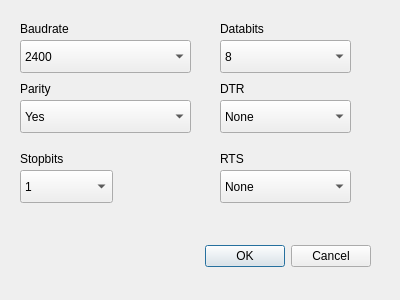
<?xml version="1.0" encoding="UTF-8"?>
<ui version="4.0">
 <class>trx_cfg</class>
 <widget class="QDialog" name="trx_cfg">
  <property name="geometry">
   <rect>
    <x>0</x>
    <y>0</y>
    <width>400</width>
    <height>300</height>
   </rect>
  </property>
  <property name="windowTitle">
   <string>Dialog</string>
  </property>
  <widget class="QDialogButtonBox" name="buttonBox">
   <property name="geometry">
    <rect>
     <x>30</x>
     <y>240</y>
     <width>341</width>
     <height>32</height>
    </rect>
   </property>
   <property name="orientation">
    <enum>Qt::Horizontal</enum>
   </property>
   <property name="standardButtons">
    <set>QDialogButtonBox::Cancel|QDialogButtonBox::Ok</set>
   </property>
  </widget>
  <widget class="QLabel" name="label">
   <property name="geometry">
    <rect>
     <x>20</x>
     <y>20</y>
     <width>61</width>
     <height>17</height>
    </rect>
   </property>
   <property name="text">
    <string>Baudrate</string>
   </property>
  </widget>
  <widget class="QLabel" name="label_2">
   <property name="geometry">
    <rect>
     <x>20</x>
     <y>80</y>
     <width>54</width>
     <height>17</height>
    </rect>
   </property>
   <property name="text">
    <string>Parity</string>
   </property>
  </widget>
  <widget class="QLabel" name="label_3">
   <property name="geometry">
    <rect>
     <x>20</x>
     <y>150</y>
     <width>54</width>
     <height>17</height>
    </rect>
   </property>
   <property name="text">
    <string>Stopbits</string>
   </property>
  </widget>
  <widget class="QLabel" name="label_4">
   <property name="geometry">
    <rect>
     <x>220</x>
     <y>20</y>
     <width>54</width>
     <height>17</height>
    </rect>
   </property>
   <property name="text">
    <string>Databits</string>
   </property>
  </widget>
  <widget class="QLabel" name="label_5">
   <property name="geometry">
    <rect>
     <x>220</x>
     <y>80</y>
     <width>54</width>
     <height>17</height>
    </rect>
   </property>
   <property name="text">
    <string>DTR</string>
   </property>
  </widget>
  <widget class="QLabel" name="label_6">
   <property name="geometry">
    <rect>
     <x>220</x>
     <y>150</y>
     <width>54</width>
     <height>17</height>
    </rect>
   </property>
   <property name="text">
    <string>RTS</string>
   </property>
  </widget>
  <widget class="QComboBox" name="baudrate_choose">
   <property name="geometry">
    <rect>
     <x>20</x>
     <y>40</y>
     <width>171</width>
     <height>33</height>
    </rect>
   </property>
   <item>
    <property name="text">
     <string>2400</string>
    </property>
   </item>
   <item>
    <property name="text">
     <string>4800</string>
    </property>
   </item>
   <item>
    <property name="text">
     <string>9600</string>
    </property>
   </item>
   <item>
    <property name="text">
     <string>14400</string>
    </property>
   </item>
   <item>
    <property name="text">
     <string>19200</string>
    </property>
   </item>
   <item>
    <property name="text">
     <string>28800</string>
    </property>
   </item>
   <item>
    <property name="text">
     <string>38400</string>
    </property>
   </item>
   <item>
    <property name="text">
     <string>57600</string>
    </property>
   </item>
   <item>
    <property name="text">
     <string>76800</string>
    </property>
   </item>
   <item>
    <property name="text">
     <string>115200</string>
    </property>
   </item>
   <item>
    <property name="text">
     <string>230400</string>
    </property>
   </item>
  </widget>
  <widget class="QComboBox" name="parity_choose">
   <property name="geometry">
    <rect>
     <x>20</x>
     <y>100</y>
     <width>171</width>
     <height>33</height>
    </rect>
   </property>
   <item>
    <property name="text">
     <string>Yes</string>
    </property>
   </item>
   <item>
    <property name="text">
     <string>No</string>
    </property>
   </item>
  </widget>
  <widget class="QComboBox" name="stopbits_choose">
   <property name="geometry">
    <rect>
     <x>20</x>
     <y>170</y>
     <width>93</width>
     <height>33</height>
    </rect>
   </property>
   <item>
    <property name="text">
     <string>1</string>
    </property>
   </item>
   <item>
    <property name="text">
     <string>2</string>
    </property>
   </item>
  </widget>
  <widget class="QComboBox" name="databits_choose">
   <property name="geometry">
    <rect>
     <x>220</x>
     <y>40</y>
     <width>131</width>
     <height>33</height>
    </rect>
   </property>
   <item>
    <property name="text">
     <string>8</string>
    </property>
   </item>
   <item>
    <property name="text">
     <string>7</string>
    </property>
   </item>
   <item>
    <property name="text">
     <string>6</string>
    </property>
   </item>
  </widget>
  <widget class="QComboBox" name="dtr_choose">
   <property name="geometry">
    <rect>
     <x>220</x>
     <y>100</y>
     <width>131</width>
     <height>33</height>
    </rect>
   </property>
   <item>
    <property name="text">
     <string>None</string>
    </property>
   </item>
   <item>
    <property name="text">
     <string>High</string>
    </property>
   </item>
   <item>
    <property name="text">
     <string>Low</string>
    </property>
   </item>
   <item>
    <property name="text">
     <string>Handshake</string>
    </property>
   </item>
  </widget>
  <widget class="QComboBox" name="rts_choose">
   <property name="geometry">
    <rect>
     <x>220</x>
     <y>170</y>
     <width>131</width>
     <height>33</height>
    </rect>
   </property>
   <item>
    <property name="text">
     <string>None</string>
    </property>
   </item>
   <item>
    <property name="text">
     <string>High</string>
    </property>
   </item>
   <item>
    <property name="text">
     <string>Low</string>
    </property>
   </item>
  </widget>
 </widget>
 <resources/>
 <connections>
  <connection>
   <sender>buttonBox</sender>
   <signal>accepted()</signal>
   <receiver>trx_cfg</receiver>
   <slot>accept()</slot>
   <hints>
    <hint type="sourcelabel">
     <x>248</x>
     <y>254</y>
    </hint>
    <hint type="destinationlabel">
     <x>157</x>
     <y>274</y>
    </hint>
   </hints>
  </connection>
  <connection>
   <sender>buttonBox</sender>
   <signal>rejected()</signal>
   <receiver>trx_cfg</receiver>
   <slot>reject()</slot>
   <hints>
    <hint type="sourcelabel">
     <x>316</x>
     <y>260</y>
    </hint>
    <hint type="destinationlabel">
     <x>286</x>
     <y>274</y>
    </hint>
   </hints>
  </connection>
 </connections>
</ui>
